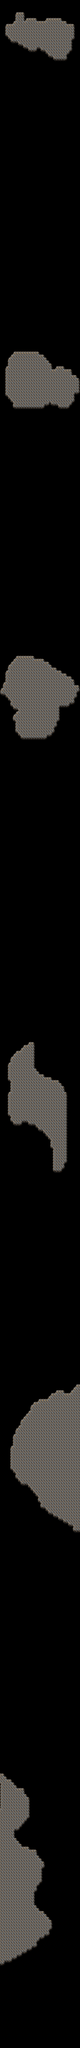

Rendered tile map (Tiled .tmx) drawn with the repository's tilesets; below, a short description and the map source with its tile grids summarised:
An orthogonal 32x700 tile map with 24x28 px tiles, 1 tile layer (Tile Layer 1).

<map version="1.0" orientation="orthogonal" renderorder="right-down" width="32" height="700" tilewidth="24" tileheight="28" nextobjectid="1">
 <tileset firstgid="1" name="shapesz" tilewidth="24" tileheight="28">
  <image source="../../shapesz.png" width="240" height="1736" />
  <terraintypes>
   <terrain name="thingy" tile="-1" />
  </terraintypes>
  <tile id="85" terrain=",,,0" />
  <tile id="86" terrain=",,0,0" />
  <tile id="87" terrain=",,0," />
  <tile id="88" terrain=",0,0,0" />
  <tile id="89" terrain="0,,0,0" />
  <tile id="95" terrain=",0,,0" />
  <tile id="96" terrain="0,0,0,0" />
  <tile id="97" terrain="0,,0," />
  <tile id="98" terrain="0,0,,0" />
  <tile id="99" terrain="0,0,0," />
  <tile id="105" terrain=",0,," />
  <tile id="106" terrain="0,0,," />
  <tile id="107" terrain="0,,," />
 </tileset>
 <layer name="Tile Layer 1" width="32" height="700">
  <data>[22400 cells, 3911 non-empty, 13 distinct tile ids]</data>
 </layer>
</map>
